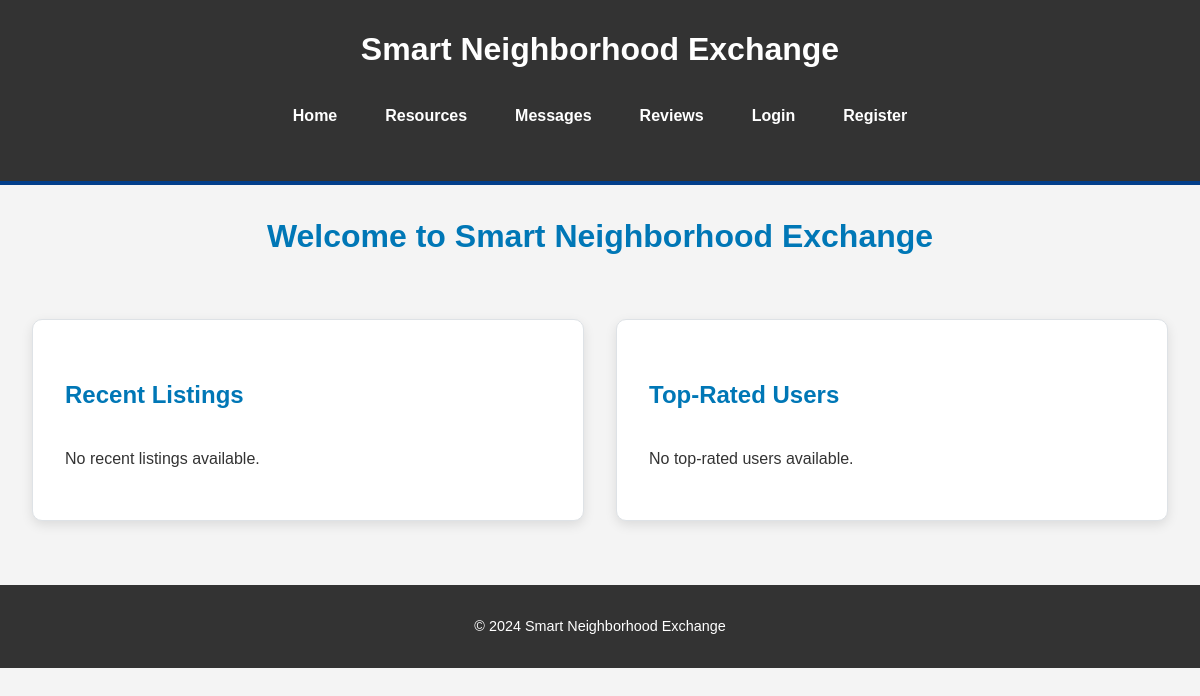
The app's page /index, older data.
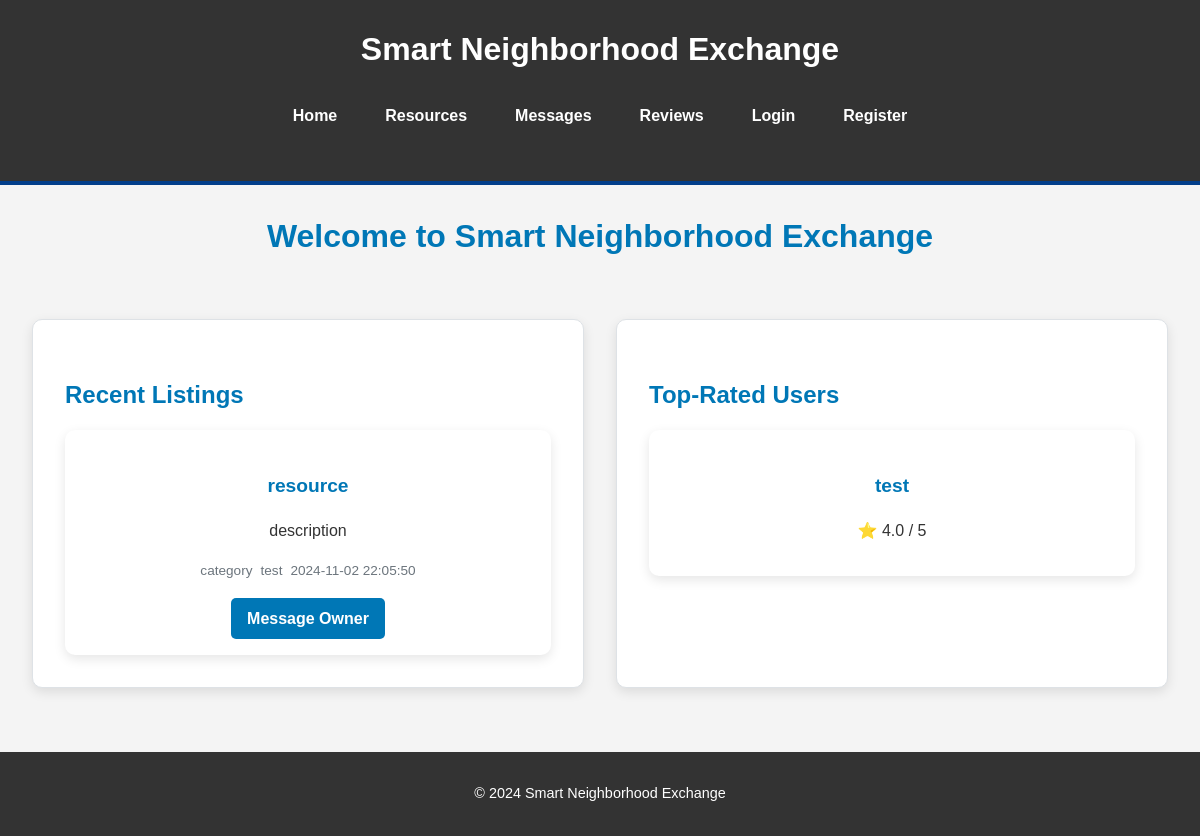
The same page, newer data.
### tables this page shows
CREATE TABLE Resources (
    resource_id INTEGER PRIMARY KEY AUTOINCREMENT,
    user_id INTEGER,
    title TEXT NOT NULL,
    description TEXT,
    images TEXT,
    category TEXT,
    availability TEXT,
    date_posted TEXT NOT NULL,
    FOREIGN KEY (user_id) REFERENCES Users(user_id)
);

CREATE TABLE Users (
    user_id INTEGER PRIMARY KEY AUTOINCREMENT,
    name TEXT NOT NULL,
    email TEXT NOT NULL UNIQUE,
    password TEXT NOT NULL,
    profile_image TEXT,
    location TEXT
);

### app.py (the view)
@app.route('/')
@app.route('/index')
def index():
    conn = get_db_connection()
    recent_listings = conn.execute('''
        SELECT Resources.*, Users.name AS user_name, Users.profile_image
        FROM Resources
        JOIN Users ON Resources.user_id = Users.user_id
        ORDER BY date_posted DESC
        LIMIT 5
    ''').fetchall()
    top_rated_users = conn.execute('''
        SELECT Users.user_id, Users.name, Users.profile_image, AVG(Reviews.rating) AS average_rating
        FROM Reviews
        JOIN Users ON Reviews.user_id = Users.user_id
        GROUP BY Users.user_id
        HAVING COUNT(Reviews.rating) >= 1
        ORDER BY average_rating DESC
        LIMIT 5
    ''').fetchall()
    conn.close()
    return render_template('homepage.html', recent_listings=recent_listings, top_rated_users=top_rated_users)

### app.py (called while the page is built)
def get_db_connection():
    conn = sqlite3.connect('exchange.db')
    conn.row_factory = sqlite3.Row  # Allows accessing rows as dictionaries
    return conn

### templates/homepage.html (shortened to what this page needs)
{% extends 'layout.html' %}
{% block content_title %}
    <h2 class="centered-title">Welcome to Smart Neighborhood Exchange</h2>
{% endblock %}
{% block content %}
<div class="resources-container">
    <div class="section recent-listings">
        <h3>Recent Listings</h3>
        <div class="card-container">
            {% for listing in recent_listings %}
                <div class="card">
                    <div class="card-content">
                        <h4>{{ listing['title'] }}</h4>
                        <p class="card-description">{{ listing['description']|truncate(100) }}</p>
                        <div class="card-footer">
                            <span class="card-category">{{ listing['category'] }}</span>
                            <span class="card-user">{{ listing['user_name'] }}</span>
                            <span class="card-date">{{ listing['date_posted'] }}</span>
                        </div>
                        {% if listing['user_id'] != session['user_id'] %}
                            <a href="{{ url_for('messages', resource_id=listing['resource_id']) }}" class="button message-button">
                                Message Owner
                            </a>
                        {% endif %}
                    </div>
                </div>
            {% else %}
                <p>No recent listings available.</p>
            {% endfor %}
        </div>
    </div>
    <div class="section top-rated-users">
        <h3>Top-Rated Users</h3>
        <div class="card-container">
            {% for user in top_rated_users %}
                <div class="card">
                    <div class="card-content">
                        <h4>{{ user['name'] }}</h4>
                        <p class="card-rating">⭐ {{ user['average_rating']|round(1) }} / 5</p>
                    </div>
                </div>
            {% else %}
                <p>No top-rated users available.</p>
            {% endfor %}
        </div>
    </div>
</div>
{% endblock %}

Row changes from the older to the newer data that the page shows:
added Resources: title "resource", description "description", category "category", user_name "test", date_posted "2024-11-02 22:05:50"
added Users: name "test", average_rating "4.0"
Text that changed along with them:
text no longer shown: "No recent listings available. No top-rated users available."
